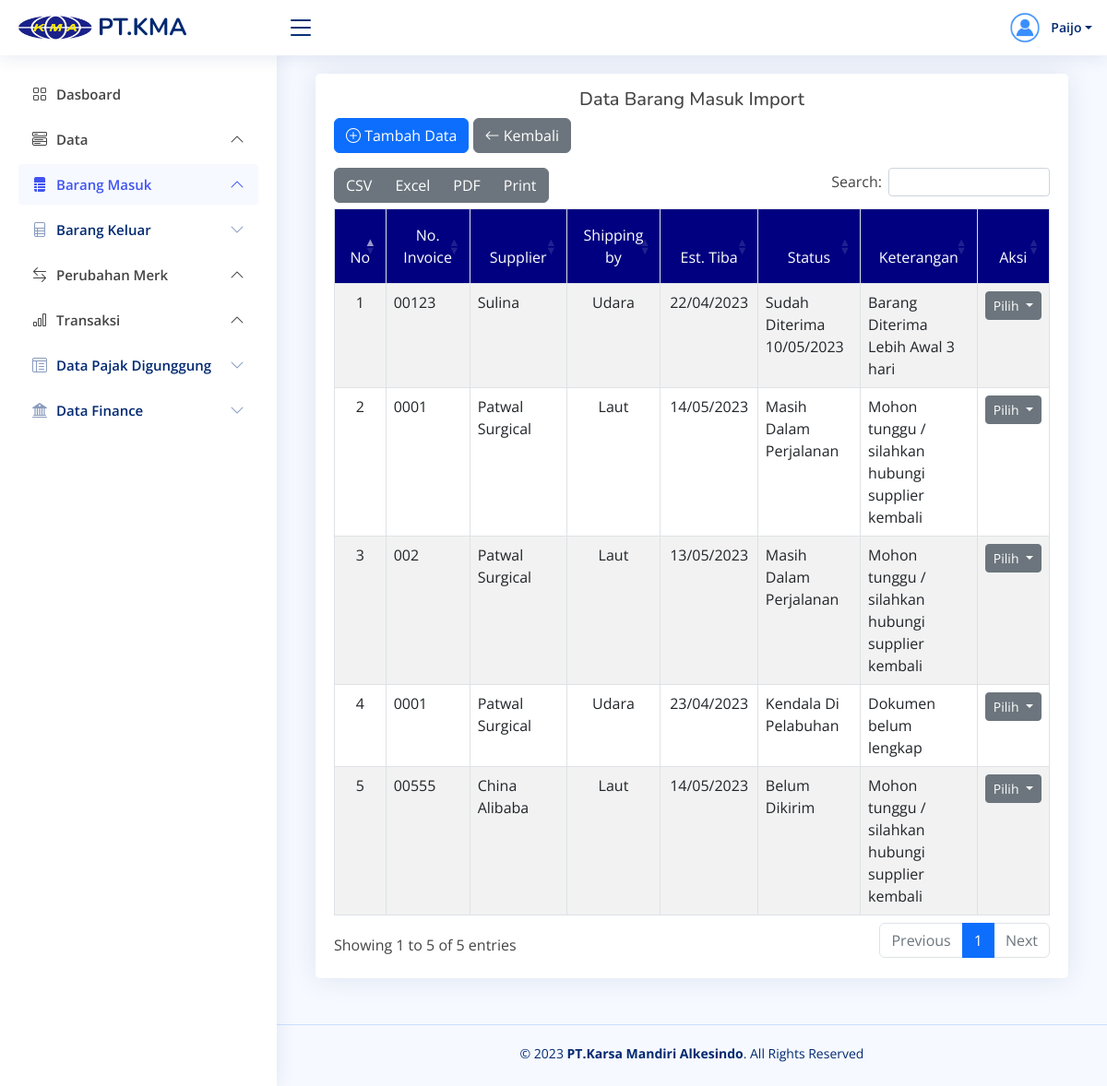
/barang-masuk-reg-import.php (signed in), run on the app's committed database.
### tables this page shows
CREATE TABLE `inv_br_import` (
  `id_inv_br_import` varchar(50) NOT NULL,
  `id_user` varchar(50) NOT NULL,
  `id_supplier` varchar(50) NOT NULL,
  `no_inv` varchar(50) NOT NULL,
  `tgl_inv` varchar(50) NOT NULL,
  `no_order` varchar(50) NOT NULL,
  `tgl_order` varchar(50) NOT NULL,
  `shipping_by` varchar(20) NOT NULL,
  `no_awb` varchar(50) NOT NULL,
  `tgl_kirim` varchar(50) NOT NULL,
  `tgl_est` varchar(50) NOT NULL,
  `status_pengiriman` varchar(30) NOT NULL,
  `tgl_terima` varchar(20) NOT NULL,
  `keterangan` varchar(50) NOT NULL,
  `created_date` varchar(50) NOT NULL
);

CREATE TABLE `tb_supplier` (
  `id_sp` varchar(25) NOT NULL,
  `id_user` varchar(25) NOT NULL,
  `nama_sp` varchar(50) NOT NULL,
  `no_telp` varchar(20) NOT NULL,
  `alamat` varchar(150) NOT NULL,
  `created_date` varchar(25) NOT NULL,
  `updated_date` varchar(25) NOT NULL,
  `user_updated` varchar(25) NOT NULL
);

### barang-masuk-reg-import.php (the view, shortened to what this page needs)
<?php
include "akses.php";
?>
<!DOCTYPE html>
<html lang="en">
<head>
    <?php include "page/head.php"; ?>
</head>
<body>
    <?php include "page/nav-header.php" ?>
    <?php include "page/sidebar.php"; ?>
    <main id="main" class="main">
        <section>
            <div class="container-fluid">
                <div class="card">
                    <div class="card-body">
                        <h5 class="text-center mt-3">Data Barang Masuk Import</h5>
                        <a href="input-inv-br-in-import.php" class="btn btn-primary btn-md"><i class="bi bi-plus-circle"></i> Tambah Data</a>
                        <a href="barang-masuk-reg.php" class="btn btn-md btn-secondary text-end"><i class="bi bi-arrow-left"></i> Kembali</a>
                        <div class="table-responsive pt-3">
                            <table class="table table-striped table-bordered" id="table1">
                                <thead>
                                    <tr class="text-white" style="background-color: navy;">
                                        <td class="text-center p-3" style="width: 30px">No</td>
                                        <td class="text-center p-3" style="width: 100px">No. Invoice</td>
                                        <td class="text-center p-3" style="width: 150px">Supplier</td>
                                        <td class="text-center p-3" style="width: 100px">Shipping by</td>
                                        <td class="text-center p-3" style="width: 100px">Est. Tiba</td>
                                        <td class="text-center p-3" style="width: 150px">Status</td>
                                        <td class="text-center p-3" style="width: 150px">Keterangan</td>
                                        <td class="text-center p-3" style="width: 50px">Aksi</td>
                                    </tr>
                                </thead>
                                <tbody>
                                    <?php
                                    $no = 1;
                                    include "koneksi.php";
                                    $sql = "SELECT ibi.*, ibi.created_date AS created, sp.*, uc.nama_user as user_created
                                            FROM inv_br_import AS ibi
                                            LEFT JOIN user uc ON (ibi.id_user = uc.id_user)
                                            LEFT JOIN tb_supplier sp ON (ibi.id_supplier = sp.id_sp)
                                            ORDER BY created";
                                    $query = mysqli_query($connect, $sql);
                                    while ($data = mysqli_fetch_array($query)) {
                                    ?>
                                        <tr>
                                            <td class="text-center"><?php echo $no ?></td>
                                            <td><?php echo $data['no_inv']; ?></td>
                                            <td><?php echo $data['nama_sp']; ?></td>
                                            <td class="text-center"><?php echo ($data['shipping_by']); ?></td>
                                            <td class="text-center"><?php echo $data['tgl_est']; ?></td>
                                            <td><?php echo $data['status_pengiriman']; ?> <?php echo $data['tgl_terima']; ?></td>
                                            <td><?php echo $data['keterangan']; ?></td>
                                            <td class="text-center">
                                                <div class="dropdown">
                                                    <button class="btn btn-secondary dropdown-toggle btn-sm" type="button" data-bs-toggle="dropdown" aria-expanded="false">
                                                        Pilih
                                                    </button>
                                                </div>
                                            </td>
                                        </tr>
                                        <?php $no++ ?>
                                    <?php } ?>
                                </tbody>
                            </table>
                        </div>
                    </div>
                </div>
            </div>
        </section>
    </main>
    <?php include "page/footer.php" ?>
</body>
</html>

### assets/css/style.css (style rules this page uses)
:root { scroll-behavior: smooth; }
body { font-family: "Open Sans", sans-serif; background: #f6f9ff; color: #444444; }
h1, h2, h3, h4, h5, h6 { font-family: "Nunito", sans-serif; }
#main { margin-top: 60px; padding: 20px 30px; transition: all 0.3s; }
.card { margin-bottom: 30px; border: none; border-radius: 5px; box-shadow: 0px 0 30px rgba(1, 41, 112, 0.1); }
.card-body { padding: 0 20px 20px 20px; }
@media (min-width: 1200px) { #main, #footer { margin-left: 300px; } }

### data on the page
inv_br_import: no_inv "00123", id_supplier.nama_sp "Sulina", shipping_by "Udara", tgl_est "22/04/2023", status_pengiriman "Sudah Diterima", tgl_terima "10/05/2023", keterangan "Barang Diterima Lebih Awal 3 hari"
inv_br_import: no_inv "0001", id_supplier.nama_sp "Patwal Surgical", shipping_by "Laut", tgl_est "14/05/2023", status_pengiriman "Masih Dalam Perjalanan", keterangan "Mohon tunggu / silahkan hubungi supplier kembali"
inv_br_import: no_inv "002", id_supplier.nama_sp "Patwal Surgical", shipping_by "Laut", tgl_est "13/05/2023", status_pengiriman "Masih Dalam Perjalanan", keterangan "Mohon tunggu / silahkan hubungi supplier kembali"
inv_br_import: no_inv "0001", id_supplier.nama_sp "Patwal Surgical", shipping_by "Udara", tgl_est "23/04/2023", status_pengiriman "Kendala Di Pelabuhan", keterangan "Dokumen belum lengkap"
inv_br_import: no_inv "00555", id_supplier.nama_sp "China Alibaba", shipping_by "Laut", tgl_est "14/05/2023", status_pengiriman "Belum Dikirim", keterangan "Mohon tunggu / silahkan hubungi supplier kembali"

### other printed values
$_SESSION['tiket_nama'] "Paijo"
